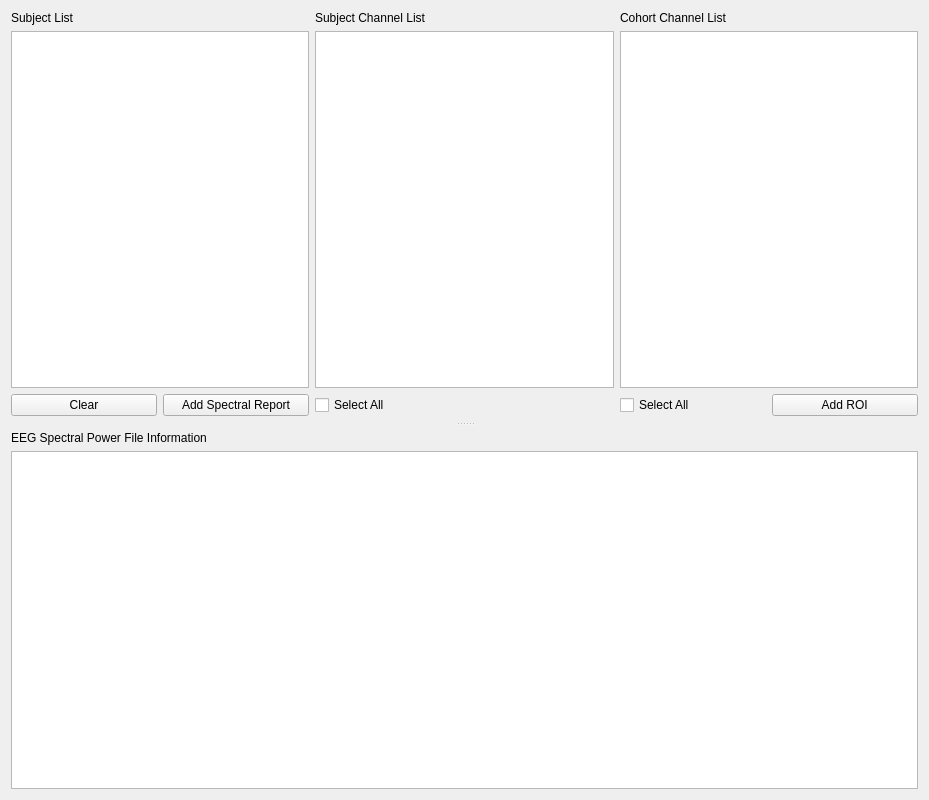
<?xml version="1.0" encoding="UTF-8"?>
<ui version="4.0">
 <class>PSAPicsGeneratorSettingsView</class>
 <widget class="QWidget" name="PSAPicsGeneratorSettingsView">
  <property name="geometry">
   <rect>
    <x>0</x>
    <y>0</y>
    <width>929</width>
    <height>800</height>
   </rect>
  </property>
  <property name="windowTitle">
   <string>Form</string>
  </property>
  <layout class="QHBoxLayout" name="horizontalLayout_3">
   <item>
    <widget class="QSplitter" name="splitter">
     <property name="orientation">
      <enum>Qt::Orientation::Vertical</enum>
     </property>
     <property name="handleWidth">
      <number>15</number>
     </property>
     <property name="childrenCollapsible">
      <bool>false</bool>
     </property>
     <widget class="QWidget" name="layoutWidget">
      <layout class="QGridLayout" name="gridLayout">
       <item row="0" column="0">
        <widget class="QLabel" name="label">
         <property name="text">
          <string>Subject List</string>
         </property>
        </widget>
       </item>
       <item row="0" column="1">
        <widget class="QLabel" name="label_2">
         <property name="text">
          <string>Subject Channel List</string>
         </property>
        </widget>
       </item>
       <item row="0" column="2">
        <widget class="QLabel" name="label_3">
         <property name="text">
          <string>Cohort Channel List</string>
         </property>
        </widget>
       </item>
       <item row="1" column="0">
        <widget class="QListView" name="subject_listView">
         <property name="editTriggers">
          <set>QAbstractItemView::EditTrigger::NoEditTriggers</set>
         </property>
        </widget>
       </item>
       <item row="1" column="1">
        <widget class="QListView" name="chan_subject_listView"/>
       </item>
       <item row="2" column="0">
        <layout class="QHBoxLayout" name="horizontalLayout">
         <item>
          <widget class="QPushButton" name="clear_pushButton">
           <property name="text">
            <string>Clear</string>
           </property>
          </widget>
         </item>
         <item>
          <widget class="QPushButton" name="add_pushButton">
           <property name="text">
            <string>Add Spectral Report</string>
           </property>
          </widget>
         </item>
        </layout>
       </item>
       <item row="2" column="1">
        <widget class="QCheckBox" name="all_subject_chan_checkBox">
         <property name="text">
          <string>Select All</string>
         </property>
        </widget>
       </item>
       <item row="2" column="2">
        <layout class="QHBoxLayout" name="horizontalLayout_2">
         <item>
          <widget class="QCheckBox" name="all_cohort_chan_checkBox">
           <property name="text">
            <string>Select All</string>
           </property>
          </widget>
         </item>
         <item>
          <widget class="QPushButton" name="add_ROI_pushButton">
           <property name="toolTip">
            <string>Rename your channel labels first. Adding the ROIs must be the final step.</string>
           </property>
           <property name="text">
            <string>   Add ROI   </string>
           </property>
          </widget>
         </item>
        </layout>
       </item>
       <item row="1" column="2">
        <widget class="QListWidget" name="chan_cohort_listWidget"/>
       </item>
      </layout>
     </widget>
     <widget class="QWidget" name="layoutWidget">
      <layout class="QVBoxLayout" name="verticalLayout">
       <item>
        <widget class="QLabel" name="label_4">
         <property name="text">
          <string>EEG Spectral Power File Information</string>
         </property>
        </widget>
       </item>
       <item>
        <widget class="QTextEdit" name="message_textEdit">
         <property name="readOnly">
          <bool>true</bool>
         </property>
        </widget>
       </item>
      </layout>
     </widget>
    </widget>
   </item>
  </layout>
 </widget>
 <resources>
  <include location="../../../../snooz-toolbox/src/main/python/ui/themes/themes.qrc"/>
 </resources>
 <connections>
  <connection>
   <sender>clear_pushButton</sender>
   <signal>clicked()</signal>
   <receiver>PSAPicsGeneratorSettingsView</receiver>
   <slot>clear_subject_slot()</slot>
   <hints>
    <hint type="sourcelabel">
     <x>54</x>
     <y>312</y>
    </hint>
    <hint type="destinationlabel">
     <x>464</x>
     <y>399</y>
    </hint>
   </hints>
  </connection>
  <connection>
   <sender>add_pushButton</sender>
   <signal>clicked()</signal>
   <receiver>PSAPicsGeneratorSettingsView</receiver>
   <slot>add_subject_slot()</slot>
   <hints>
    <hint type="sourcelabel">
     <x>174</x>
     <y>312</y>
    </hint>
    <hint type="destinationlabel">
     <x>464</x>
     <y>399</y>
    </hint>
   </hints>
  </connection>
  <connection>
   <sender>all_subject_chan_checkBox</sender>
   <signal>clicked()</signal>
   <receiver>PSAPicsGeneratorSettingsView</receiver>
   <slot>select_all_subject_chan_slot()</slot>
   <hints>
    <hint type="sourcelabel">
     <x>425</x>
     <y>311</y>
    </hint>
    <hint type="destinationlabel">
     <x>464</x>
     <y>399</y>
    </hint>
   </hints>
  </connection>
  <connection>
   <sender>all_cohort_chan_checkBox</sender>
   <signal>clicked()</signal>
   <receiver>PSAPicsGeneratorSettingsView</receiver>
   <slot>select_all_cohort_chan_slot()</slot>
   <hints>
    <hint type="sourcelabel">
     <x>705</x>
     <y>321</y>
    </hint>
    <hint type="destinationlabel">
     <x>464</x>
     <y>399</y>
    </hint>
   </hints>
  </connection>
  <connection>
   <sender>add_ROI_pushButton</sender>
   <signal>clicked()</signal>
   <receiver>PSAPicsGeneratorSettingsView</receiver>
   <slot>add_ROI_slot()</slot>
   <hints>
    <hint type="sourcelabel">
     <x>544</x>
     <y>322</y>
    </hint>
    <hint type="destinationlabel">
     <x>464</x>
     <y>399</y>
    </hint>
   </hints>
  </connection>
  <connection>
   <sender>subject_listView</sender>
   <signal>clicked(QModelIndex)</signal>
   <receiver>PSAPicsGeneratorSettingsView</receiver>
   <slot>subject_selection_changed_slot()</slot>
   <hints>
    <hint type="sourcelabel">
     <x>159</x>
     <y>209</y>
    </hint>
    <hint type="destinationlabel">
     <x>464</x>
     <y>399</y>
    </hint>
   </hints>
  </connection>
 </connections>
 <slots>
  <slot>clear_subject_slot()</slot>
  <slot>add_subject_slot()</slot>
  <slot>select_all_subject_chan_slot()</slot>
  <slot>select_all_cohort_chan_slot()</slot>
  <slot>add_ROI_slot()</slot>
  <slot>item_changed_subject_slot()</slot>
  <slot>item_changed_cohort_slot()</slot>
  <slot>subject_selection_changed_slot()</slot>
 </slots>
</ui>
